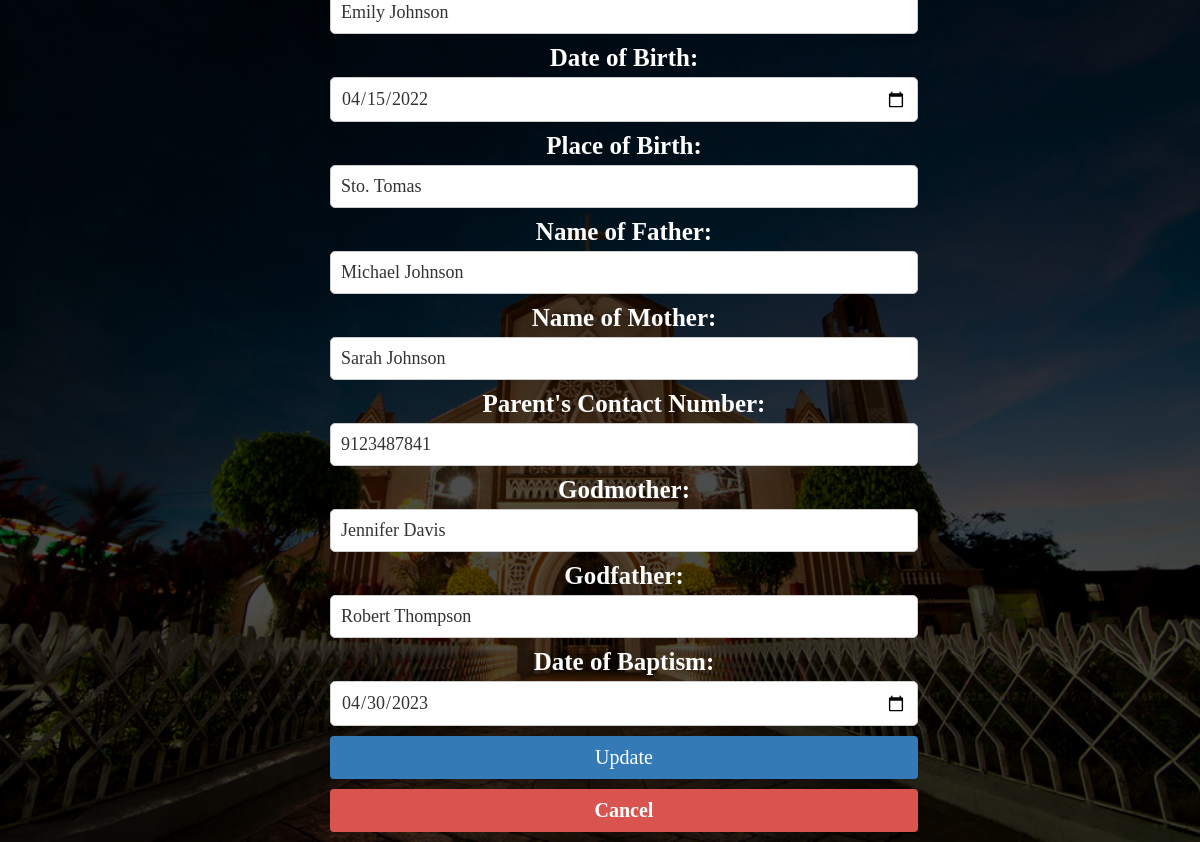
Screenshot of /editbaptism.php?id=1 with the database file from the repository.
### tables this page shows
CREATE TABLE `tbl_baptism` (
  `id` int(11) NOT NULL,
  `Candidate` varchar(255) NOT NULL,
  `Birth` date NOT NULL,
  `Place` varchar(255) NOT NULL,
  `Father` varchar(255) NOT NULL,
  `Mother` varchar(255) NOT NULL,
  `number` bigint(15) NOT NULL,
  `Godmother` varchar(255) NOT NULL,
  `Godfather` varchar(255) NOT NULL,
  `Baptism` date NOT NULL,
  `Verification` tinyint(1) NOT NULL,
  `Verification1` tinyint(1) NOT NULL,
  `Verification2` tinyint(1) NOT NULL,
  `Verification3` tinyint(1) NOT NULL
);

### editbaptism.php (the view, shortened to what this page needs)
<?php
if (isset($_GET['id'])) {
    $id = $_GET['id'];
    $conn = new mysqli('localhost', 'root', '', 'db_church');
    $stmt = $conn->prepare("SELECT * FROM tbl_baptism WHERE id = ?");
    $stmt->bind_param("i", $id);
    $stmt->execute();
    $result = $stmt->get_result();
    $row = $result->fetch_assoc();
}
?>
<html>
<head>
<link rel="stylesheet" href="edit_record1.css">
</head>
<body>
    <div class="container">
		<?php
			if (isset($_GET['id'])) {
				$id = $_GET['id'];
				$conn = new mysqli('localhost', 'root', '', 'db_church');
				$stmt = $conn->prepare("SELECT * FROM tbl_baptism WHERE id = ?");
				$stmt->bind_param("i", $id);
				$stmt->execute();
				$result = $stmt->get_result();
				$row = $result->fetch_assoc();
			}
		?>
		<form method="post">
            <input type="text" id="Candidate" name="Candidate" value="<?php echo $row['Candidate']; ?>">
            <label for="Birth">Date of Birth:</label>
            <input type="date" id="Birth" name="Birth" value="<?php echo $row['Birth']; ?>">
            <label for="Place">Place of Birth:</label>
            <input type="text" id="Place" name="Place" value="<?php echo $row['Place']; ?>">
            <label for="Father">Name of Father:</label>
            <input type="text" id="Father" name="Father" value="<?php echo $row['Father']; ?>">
            <label for="Mother">Name of Mother:</label>
            <input type="text" id="Mother" name="Mother" value="<?php echo $row['Mother']; ?>">
            <label for="number">Parent's Contact Number:</label>
            <input type="text" id="number" name="number" value="<?php echo $row['number']; ?>">
            <label for="Godmother">Godmother:</label>
            <input type="text" id="Godmother" name="Godmother" value="<?php echo $row['Godmother']; ?>">
            <label for="Godfather">Godfather:</label>
            <input type="text" id="Godfather" name="Godfather" value="<?php echo $row['Godfather']; ?>">
            <label for="Baptism">Date of Baptism:</label>
			<input type="date" id="Baptism" name="Baptism" value="<?php echo $row['Baptism']; ?>">
			<button type="submit" class="btn" name="update">Update</button>
            <a href="adminbaptism.php">Cancel</a>
		</form>
	</div>
</body>
</html>

### edit_record1.css (style rules this page uses)
* { font-family: 'Times New Roman', sans-serif; margin: 0; padding: 0; box-sizing: border-box; outline: none; border: none; text-decoration: none; }
html, body { height: 100%; background-repeat: no-repeat; background-size: cover; background-position: center; background-attachment: fixed; scroll-behavior: smooth; background-image: linear-gradient(rgba(0, 0, 0, 0.7), rgba(0, 0, 0, 0.7)), url(Image/church2.jpg); }
.container { display: flex; justify-content: center; align-items: center; height: 100vh; color: white; font-weight: bold; font-size: 17px; box-shadow: 0 5px 10px rgb(255 255 255 / 0%); }
form { width: 70%; border-radius: 5px; flex-direction: column; align-items: center; }
form label { text-align: center; margin-right: 10px; width: 70%; display: block; margin-bottom: 5px; color: white; font-size: 25px; }
form input[type="text"], form input[type="date"] { width: 70%; font-size: 18px; }
input[type="text"], input[type="date"], button[type="submit"], a { margin-bottom: 10px; }
form input { width: 70%; margin-bottom: 10px; padding: 10px; border: 1px solid #ccc; border-radius: 5px; font-size: 16px; color: #333; outline: none; transition: all 0.3s ease-in-out; }
form button[type="submit"] { display: inline-block; padding: 10px 15px; background-color: #337ab7; color: #fff; text-decoration: none; border-radius: 4px; font-size: 20px; width: 70%; text-align: center; }
a { display: inline-block; padding: 10px 15px; background-color: #d9534f; color: #fff; text-decoration: none; border-radius: 4px; cursor: pointer; font-size: 20px; width: 70%; text-align: center; }

### rows the page displays
tbl_baptism: Candidate "Emily Johnson", Birth "04/15/2022", Place "Sto. Tomas", Father "Michael Johnson", Mother "Sarah Johnson", number "9123487841", Godmother "Jennifer Davis", Godfather "Robert Thompson", Baptism "04/30/2023"
